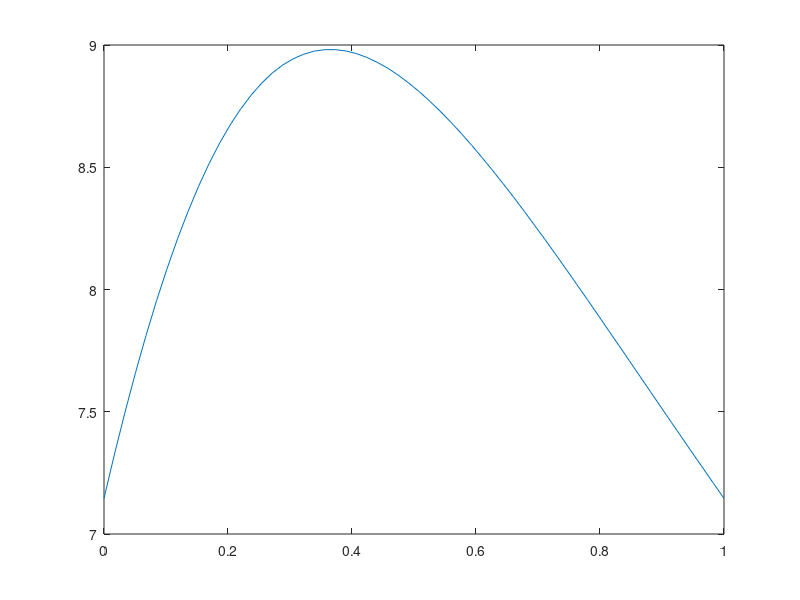

Reproduce this figure in MATLAB. (Note: this script raises an error after producing the figure.)
%This is the script that plots time series infected compartment for the
%original variant of the virus (R0=2.5) and for B.1.1.7-like variant
% given three different settings for compliance rise rate and two different
% settings for the contact rates for compliant and non-compliant
% individuals, both constrained so that Re(0)=1.1 when the original variant
% is circulating
% altogether 2x2 figures, 3 curves each
%prepare settings
clc;
clear variables;
close all;
format long;

%set the parameters
%define colors

%contact rate of non-compliant before the lockdown at the start of the
%epidemic
chat=14.9;
%1/gamma duration of infectious period
gamma=1/5;
alpha=1/4;
R0arr=[2.5, 2.5*1.5];
%calculate epsilon
epsilonarr=R0arr*gamma/chat;

%set up initial data
% factor of detected/total
X=1;
%seroprevalence
SP=0.08;
%total population
N=1.7e7;
%percentage of compliant people
PerCompl=0.67;
N0=N*(1-PerCompl);
Nc0=N*PerCompl;
TotalInf=43522;
TotalRec=SP*N;
TotalS=N-TotalInf-TotalRec;
%setting up of initial data
S0=(1-PerCompl)*TotalS;
E0=(1-PerCompl)*TotalInf/2;
I0=(1-PerCompl)*TotalInf/2;
R0=(1-PerCompl)*TotalRec;
Sc0=PerCompl*TotalS;
Ec0=PerCompl*TotalInf/2;
Ic0=PerCompl*TotalInf/2;
Rc0=PerCompl*TotalRec;
V0=0;
SV0=0;
EV0=0;
IV0=0;
RV0=0;
TV0=SV0+EV0+IV0+RV0;

infect0=E0+I0+R0+Ec0+Ic0+Rc0;
popOut=1e5;
infect0pop=popOut*infect0/N;

init=[S0,E0,I0,R0,Sc0,Ec0,Ic0,Rc0,V0,SV0,EV0,IV0,RV0,TV0,0,0,0];
%compliance
mu0=1/30;

%define array of contact rates
r1num=60;
r1arr=linspace(0,1,r1num);
%define the array of r1
num=2e4;
carr=linspace(0,15,num);

%for each c in carr calculate r1
%set up equation Re=1

Res=nan(r1num,2);
counter=1;
for r1=r1arr
    beta=carr*epsilonarr(1);
    Re1=beta*S0./(gamma*(N0+r1*Nc0))+beta*r1*Sc0.*(mu0*(alpha+gamma+mu0)+alpha*gamma*r1)./(gamma*(alpha+mu0)*(gamma+mu0).*(N0+r1*Nc0))-1.1;
    nulleqn=Re1(1:num-1).*Re1(2:num);
    ind=find(nulleqn<0);
    if numel(ind)==1
        Res(counter,1)=carr(ind);
        Res(counter,2)=r1;
        counter=counter+1;
    elseif numel(ind)>0
        error('RcContact: more than one root');
    end
end
figure(50);plot(Res(:,2),Res(:,1));

ind(1)=find(Res(:,2)>0.355,1);
ind(2)=find(Res(:,2)>0.89,1);
carr=Res(ind,1);
r1arr=Res(ind,2);

%integration options
Atol=1e-11;
opts = odeset('RelTol',1e-12,'AbsTol',Atol);
%integrating time
T=800;

deltaarr=[4.28e-8,3.8e-6,4e-5]
numout=2;
upsilon=0;
k1=1;
k2=1;
omega=0.6;
%format of the legend
formatSpec = '%.2e';

r2=1;
frac=1/3;
mu1=0;
mu1hat=mu1*N;

%legend for the vaccinated plot
counter=1;
numpoints=30;
tdiscr=linspace(0,T,numpoints);
XpopOut=N/popOut;
%the following the counter for the contact rates
i1=1;
%container for vaccination cumulative infected at mark of year 1 and 2
CumContainer=zeros(4,2);
contactCount=1;
%figure counts: figure(1), figure(2): first set of contact rates
% figure(3) and figure(4): second set of contact rates
for contactCount=1:2
    c=carr(contactCount);
    r1=r1arr(contactCount);
    %i2 counts variant of the virus
    i2=1;
    for epsilon=epsilonarr
        beta=epsilon*c;
        %delta array counter, used for legends
        deltac=1;
        for delta=deltaarr
            pars=[beta,r1,r2,delta,mu0,mu1,upsilon,alpha,gamma,k1,k2,omega];
            [t,y]=ode45(@(t,y)COVIDVaccineRHS2(t,y,pars),[0,T], init,opts);
            %infectious=(y(:,2)+y(:,3)+y(:,6)+y(:,7)+y(:,11)+y(:,12)+y(:,15)+y(:,16))/XpopOut;
            infectious=(y(:,2)+y(:,6))/XpopOut;
            figure(i1);subplot(1,2,i2);
            h1(deltac)=plot(t,infectious,'LineWidth',4);hold on;
            deltac=deltac+1;
        end
        figure(i1);subplot(1,2,i2);
        xline(365,'-.','color',[75,111,68]./(255),'LineWidth',2);
        xline(730,'-.','color',[75,111,68]./(255),'LineWidth',2);
        xlim([0,800])
        if i1*2-2+i2==4
            legend(h1,'Slow  ','Medium','Fast  ','Location','southoutside');
        end
        xlabel('Time (days)','interpreter','latex');
        if i2==1
            ylabel({'Infected individuals';'(1/100,000)'},'interpreter','latex');
        end
        set(gca,'FontSize',25);
    i2=i2+1;
    end
    i1=i1+1;
end
%figure settings

figure(6);
subplot(1,2,1);
xlim([0, 800]);
%ylim([0,400]);

xline(365,'-.','color',[75,111,68]./(255),'LineWidth',2);
xline(730,'-.','color',[75,111,68]./(255),'LineWidth',2);

xlabel('Time, days','interpreter','latex');
ylabel({'Number of infected';'individuals (1/100,000)'},'interpreter','latex');
title('Wild-type variant');
legend('Baseline, no vaccination','Slow vaccination','Fast vaccination','location','southoutside');
set(gca,'FontSize',25);

%figure settings
subplot(1,2,2);
xlim([0, 800]);
%ylim([0,400]);
xline(365,'-.','color',[75,111,68]./(255),'LineWidth',2);
xline(730,'-.','color',[75,111,68]./(255),'LineWidth',2);

xlabel('Time (days)','interpreter','latex');
title('B.1.1.7 variant');
set(gca,'FontSize',25);

figure(7);
subplot(1,2,1);
xlim([0, 800]);
xline(365,'-.','color',[75,111,68]./(255),'LineWidth',2);
xline(730,'-.','color',[75,111,68]./(255),'LineWidth',2);

xlabel('Time, days','interpreter','latex');
ylabel({'Average contact rate,';'contacts per day'},'interpreter','latex');
title('Wild-type variant');
legend('Baseline, no vaccination','Slow vaccination','Fast vaccination','location','southoutside');
set(gca,'FontSize',25);

%figure settings
figure(7);
subplot(1,2,2);
xlim([0, 800]);
xline(365,'-.','color',[75,111,68]./(255),'LineWidth',2);
xline(730,'-.','color',[75,111,68]./(255),'LineWidth',2);

xlabel('Time, days','interpreter','latex');
%ylabel({'Average contact rate,';'contacts per day'},'interpreter','latex');
title('B.1.1.7 variant');
%legend(legComp);
set(gca,'FontSize',25);

%create bar charts for old and new variants cumulative infections
CumContainer(1,1)=100*(CumContainer(1,1)-baseCum(1,1))/baseCum(1,1);
CumContainer(1,2)=100*(CumContainer(1,2)-baseCum(1,2))/baseCum(1,2);
CumContainer(2,1)=100*(CumContainer(2,1)-baseCum(1,1))/baseCum(1,1);
CumContainer(2,2)=100*(CumContainer(2,2)-baseCum(1,2))/baseCum(1,2);

temp=CumContainer(1,2);
CumContainer(1,2)=CumContainer(2,1);
CumContainer(2,1)=temp;

CumContainer(3,1)=100*(CumContainer(3,1)-baseCum(2,1))/baseCum(2,1);
CumContainer(3,2)=100*(CumContainer(3,2)-baseCum(2,2))/baseCum(2,2);
CumContainer(4,1)=100*(CumContainer(4,1)-baseCum(2,1))/baseCum(2,1);
CumContainer(4,2)=100*(CumContainer(4,2)-baseCum(2,2))/baseCum(2,2);

temp=CumContainer(3,2);
CumContainer(3,2)=CumContainer(4,1);
CumContainer(4,1)=temp;

figure(5);
subplot(1,2,1);
p1=bar(CumContainer(1:2,:));
set(p1(1),'FaceColor',col_p(1,:));%[116 120 128]/255);
set(p1(2),'FaceColor',col_p(2,:));%[24 74 69]/255);

set(gca, 'XTick', [1 2])
set(gca, 'XTickLabel', {'Year 1' 'Year 2'})
title('Wild-type variant');
ylabel('Excess infections (\%)','interpreter','latex');
ylim([-90,15]);
legend('Slow vaccination','Fast vaccination','Location','southoutside','interpreter','latex');
set(gca,'FontSize',25);

subplot(1,2,2);
p2=bar(CumContainer(3:4,:));
set(p2(1),'FaceColor',col_p(1,:));
set(p2(2),'FaceColor',col_p(2,:));
set(gca, 'XTick', [1 2])
set(gca, 'XTickLabel', {'Year 1' 'Year 2'})
title('B.1.1.7 variant');
ylim([-90,15]);
set(gca,'FontSize',25);

%output settings for figures 8 and 9
figure(8);
set(gca,'FontSize',25);
subplot(1,2,1);
xline(365,'-.','color',[75,111,68]./(255),'LineWidth',2);
xline(730,'-.','color',[75,111,68]./(255),'LineWidth',2);
ylim([0,5e3]);
xlabel('Time, days','interpreter','latex');
ylabel({'Cumulative number of infected';'individuals (1/100,000)'},'interpreter','latex');
title('Slow vaccination');
legend(h8,'Baseline, no vaccination    ','Total, with vaccination     ','Vaccinated, with vaccination','Total, with vaccination     ','Vaccinated, with vaccination','NumColumns',2,'location','southoutside');
set(gca,'FontSize',25);
subplot(1,2,2);
xline(365,'-.','color',[75,111,68]./(255),'LineWidth',2);
xline(730,'-.','color',[75,111,68]./(255),'LineWidth',2);
ylim([0,5e3]);
xlabel('Time, days','interpreter','latex');
title('Fast vaccination');

figure(9);
subplot(1,2,1);
xline(365,'-.','color',[75,111,68]./(255),'LineWidth',2);
xline(730,'-.','color',[75,111,68]./(255),'LineWidth',2);
ylim([0,1.6e4]);
xlabel('Time, days','interpreter','latex');
ylabel({'Cumulative number of infected';'individuals (1/100,000)'},'interpreter','latex');
title('Slow vaccination');
set(gca,'FontSize',25);
subplot(1,2,2);
xline(365,'-.','color',[75,111,68]./(255),'LineWidth',2);
xline(730,'-.','color',[75,111,68]./(255),'LineWidth',2);
ylim([0,1.6e4]);
xlabel('Time, days','interpreter','latex');
title('Fast vaccination');
legend(h9,'Baseline, no vaccination    ','Total, with vaccination     ','Vaccinated, with vaccination','Total, with vaccination     ','Vaccinated, with vaccination','NumColumns',2,'location','southoutside');
set(gca,'FontSize',25);